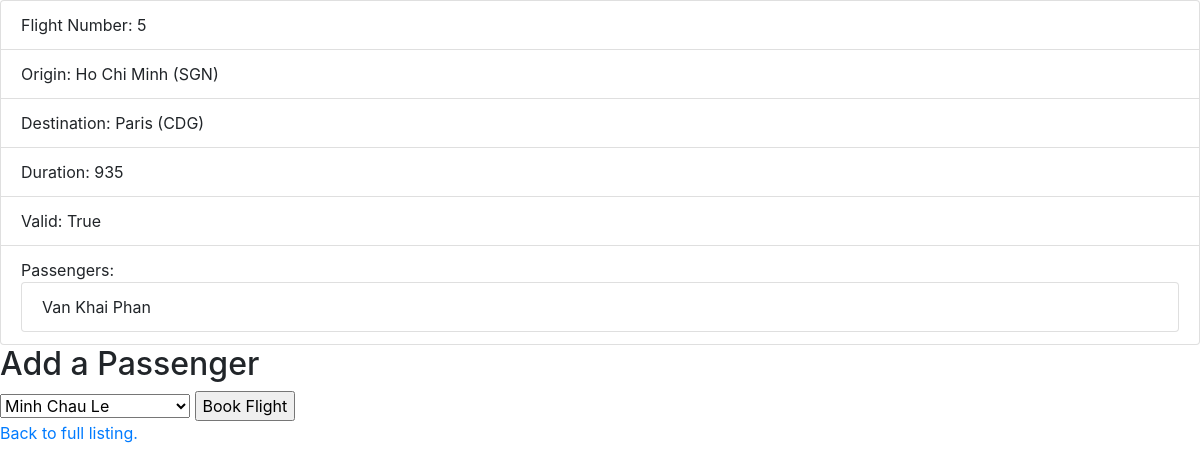
The page /5 on the database its author committed.
### flights/models.py (models this page shows, shortened)
class Flight(models.Model):
    origin = models.ForeignKey(Airport, on_delete=models.CASCADE, related_name="departures")
    destination = models.ForeignKey(Airport, on_delete=models.CASCADE, related_name="arrivals")
    duration = models.IntegerField()
    def is_valid_flight(self):
        return (self.origin != self.destination) and (self.duration >= 0)

class Airport(models.Model):
    code = models.CharField(max_length=3)
    city = models.CharField(max_length=64)
    def __str__(self):
        return f"{self.city} ({self.code})"

class Passenger(models.Model):
    first = models.CharField(max_length=64)
    last = models.CharField(max_length=64)
    flights = models.ManyToManyField(Flight, blank=True, related_name="passengers")
    def __str__(self):
        return f"{self.first} {self.last}"

### flights/views.py (the view)
# urls.py: path("<int:flight_id>", views.flight, name="flight"),
def flight(request, flight_id):
    try:
        flight = Flight.objects.get(pk=flight_id)
    except Flight.DoesNotExist:
        raise Http404("Flight does not exist")
    context = {
        "flight": flight,
        "passengers": flight.passengers.all(),
        "non_passengers": Passenger.objects.exclude(flights=flight).all()
    }
    return render(request, "flights/flight.html", context)

### flights/templates/flights/flight.html (shortened to what this page needs)
{% extends "flights/base.html" %}
{% block body %}
    <ul class="list-group">
        <li class="list-group-item">Flight Number: {{ flight.id }}</li>
        <li class="list-group-item">Origin: {{ flight.origin }}</li>
        <li class="list-group-item">Destination:  {{ flight.destination }}</li>
        <li class="list-group-item">Duration:  {{ flight.duration }}</li>
        <li class="list-group-item">Valid: {{ flight.is_valid_flight }}</li>
        <li class="list-group-item">
            Passengers:
            <ul class="list-group">
                {% for passenger in passengers %}
                    <li class="list-group-item">{{ passenger }}</li>
                {% empty %}
                    <li class="list-group-item">No passengers</li>
                {% endfor %}
            </ul>
        </li>
    </ul>
    {% if non_passengers %}
        <h2>Add a Passenger</h2>
        <form action="{% url 'book' flight.id %}" method="post">
            <select name="passenger">
                {% for passenger in non_passengers %}
                    <option value="{{ passenger.id }}">{{ passenger }}</option>
                {% endfor %}
            </select>
            <input type="submit" value="Book Flight" />
        </form>
    {% else %}
        <div>No passengers to add.</div>
    {% endif %}
    <a href="{% url 'index' %}">Back to full listing.</a>
{% endblock %}

### flights/static/flights/styles.css (style rules this page uses)
body { font-family: sans-serif; }

### rows shown on the page
Flight: id "5", origin "Ho Chi Minh (SGN)", destination "Paris (CDG)", duration "935", is_valid_flight "True"
Passenger: first+last "Van Khai Phan"

### other values the page prints
form field passenger "Minh Chau Le"
